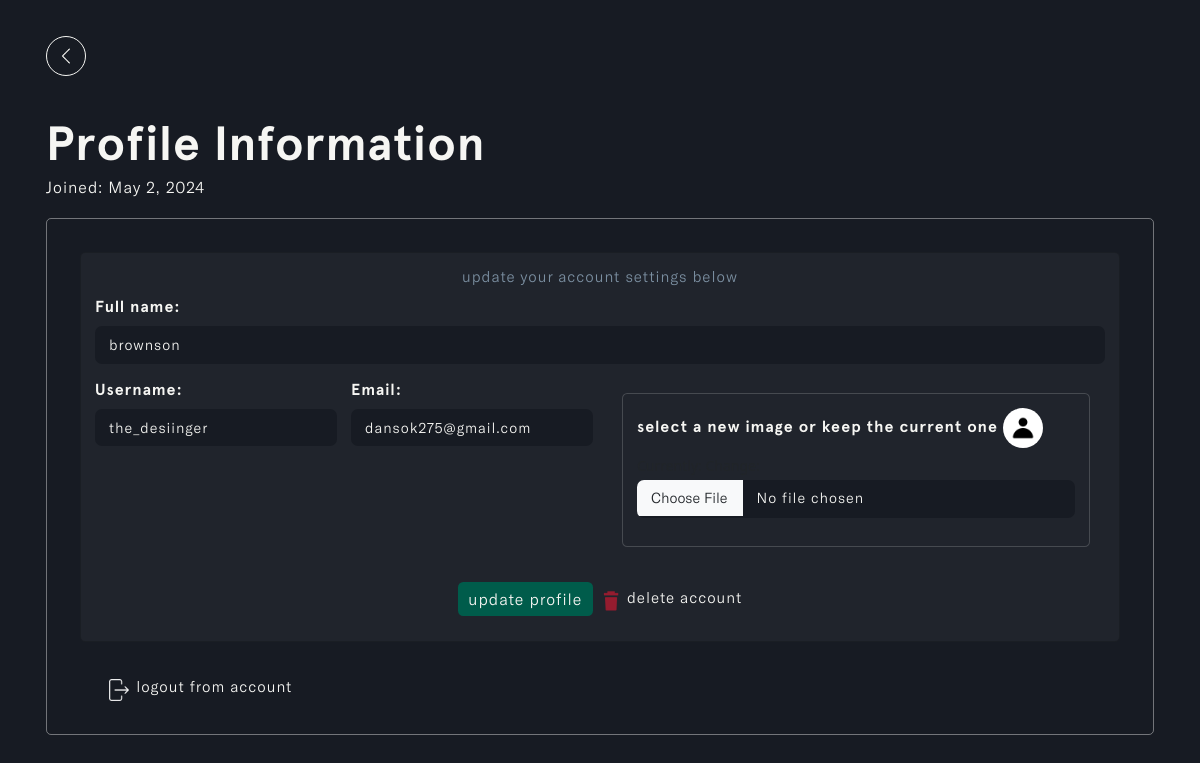
The app's page /profile (signed in) with its own data.
### a_user/models.py (models this page shows)
class Profile(models.Model):
    user = models.OneToOneField(User, on_delete=models.CASCADE, blank=True, null=True)
    name = models.CharField(max_length=255, unique=True)
    bio = models.TextField(null=True, blank=True)
    username = models.CharField(max_length=255, unique=True)
    email = models.EmailField(max_length=255, unique=True)
    user_avatar = models.ImageField(null=True, blank=True, upload_to='user_avatar/', default='default-avatar.png')
    updated_time_stamp = models.DateTimeField(auto_now=True)
    created_time_stamp = models.DateTimeField(auto_now_add=True)
    id = models.UUIDField(default=uuid.uuid4, primary_key=True, unique=True, editable=False)
    def __str__(self):
        return self.name
    @property
    def imageURL(self):
        try:
            url = self.user_avatar.url
        except:
            url = '/images/default-avatar.png'
        return url

### a_user/views.py (the view, shortened to what this page needs)
# urls.py: path('profile', views.profilePage, name='profile'),
@login_required(login_url='login')
def profilePage(request):
    profile = get_object_or_404(Profile, name=request.user.profile)
    form = UserProfileForm(instance=profile)
    context = {'form': form, 'profile': profile}
    return render(request, 'a_user/profile.html', context)

### a_user/forms.py
class UserProfileForm(ModelForm):
    class Meta:
        model = Profile
        fields = '__all__'
        exclude = ['user']
    def __init__(self, *args, **kwargs):
        super(UserProfileForm, self).__init__(*args, **kwargs)
        for name, fields in self.fields.items():
            fields.widget.attrs.update({'class': 'form-control form-control-lg'})

### a_user/templates/a_user/profile.html (shortened to what this page needs)
{% load static %}
{% load humanize %}
<!DOCTYPE html>
<html lang="en" class="js has-scroll-init has-scroll-smooth">
  <head>
    <link rel="stylesheet" href="{% static '/css/bootstrap.min.css' %}" />
    <link rel="stylesheet" href="{% static '/css/profile.css' %}" />
  </head>
  <body
    id="pageTop"
    class="page-content"
    data-spy="scroll"
    data-target="#mainNav"
  >
    <main>
      <div data-scroll class="page page--layout-2" id="main">
        <div id="hero">
          <div class="container-fluid">
            <div class="hero-intro">
              <a href="{% url 'chat' %}">
                <img
                  src="{% static '/images/left.png' %}"
                  class="img-fluid"
                  id="return_back"
                  alt="return_back-img"
                />
              </a>
              <h1>
                Profile Information
                <small>Joined: {{request.user.date_joined|date}}</small>
              </h1>
              <div id="user_profile">
                <form action="" method="POST" enctype="multipart/form-data">
                  <div class="card">
                    <div class="card-body">
                      <h5>update your account settings below</h5>
                      <div class="row g-3">
                        <div class="col-12">
                          <label for="inputAddress" class="form-label"
                            >Full name:
                          </label>
                          {{form.name}}
                        </div>
                        <div class="col-md-3">
                          <label for="inputUsername" class="form-label"
                            >Username:</label
                          >
                          {{form.username}}
                        </div>
                        <div class="col-md-3">
                          <label for="inputEmail4" class="form-label"
                            >Email:</label
                          >
                          {{form.email}}
                        </div>
                        <div class="col-md-6">
                          <div class="card" id="invoice--img-card">
                            <div class="card-body">
                              <div class="mb-3">
                                <label for="formFile" class="form-label">
                                  select a new image or keep the current one
                                  <img
                                    src="{{profile.imageURL}}"
                                    class="img-fluid rounded-circle"
                                    id="invoice--img-default"
                                    alt="invoice--img-default"
                                  />
                                </label>
                                {{form.user_avatar}}
                              </div>
                            </div>
                          </div>
                        </div>
                        <div
                          id="action_btns"
                          class="d-flex justify-content-center"
                        >
                          <input
                            type="submit"
                            class="btn"
                            id="update_profile"
                            value="update profile"
                          />
                          <a
                            href="#delete"
                            data-bs-toggle="modal"
                            data-bs-target="#deleteAccountModal"
                          >
                            <img
                              id="trash"
                              src="{% static '/images/trash.png' %}"
                              alt="trash"
                            />
                            <span>delete account</span>
                          </a>
                        </div>
                      </div>
                    </div>
                  </div>
                </form>
                <div id="logout">
                  <a href="{% url 'logout' %}">
                    <img
                      id="logout_img"
                      src="{% static '/images/logout.png' %}"
                      alt="logout_img"
                    />
                    logout from account
                  </a>
                </div>
              </div>
            </div>
          </div>
        </div>
      </div>
    </main>
  </body>
</html>

### static/css/profile.css (style rules this page uses)
*, *::after, *::before { box-sizing: border-box; margin: 0; padding: 0; }
html, body { box-sizing: border-box; font-size: 14px; margin: 0; padding: 0; width: 100%; overflow-x: hidden; background: var(--main-color); -webkit-font-smoothing: antialiased; -moz-osx-font-smoothing: grayscale; scroll-behavior: smooth; }
a { text-decoration: none; }
.page-content { --main-color: #171b23; --text-color: #f6f6f3; --header-font: "Apercu-Bold"; --text-font: "GTAmerica-Light"; }
a { text-decoration: none; color: var(--accent-color); }
#hero { margin-top: 22%; }
.hero-intro { margin: 3%; }
#return_back { width: 5%; padding: 10px; border-radius: 50%; border: 1px solid var(--text-color); display: inline-block; width: 40px; height: 40px; margin-bottom: 3%; }
.hero-intro h1 { margin-top: 2%; font-size: 5vh; color: var(--text-color); font-family: var(--header-font); letter-spacing: 1px; line-height: 1; }
.hero-intro small { font-size: 2vh; color: var(--text-color); font-family: var(--text-font); letter-spacing: 1px; display: block; margin-top: 2%; margin-bottom: 2%; }
#user_profile { border: 1px solid #f6f6f669; border-radius: 5px; margin-top: 2%; }
#user_profile .card { background: #20242c; margin: 3%; }
#user_profile h5 { color: #7b8fa1; font-family: var(--text-font); letter-spacing: 1px; font-size: 1.9vh; margin-bottom: 10%; text-align: center; }
#user_profile form label { color: var(--text-color); letter-spacing: 1px; font-family: var(--header-font); font-size: 2vh; }
#user_profile form input { color: var(--text-color); letter-spacing: 1px; font-family: var(--text-font); font-size: 1.8vh; border: transparent; background: var(--main-color); }
#user_profile form input::placeholder { color: #f6f6f6c2; font-size: 1.7vh; }
#action_btns { margin-top: 12%; margin-bottom: 1%; }
#action_btns #update_profile { color: var(--text-color); letter-spacing: 1px; font-family: var(--text-font); font-size: 2vh; background: #005c4b; transition: all 0.5s ease-in-out; }
#user_profile a { color: var(--text-color); font-family: var(--text-font); letter-spacing: 1px; font-size: 1.9vh; margin-top: 4px; }
#trash { width: 28px; margin-left: 7px; }
#logout { margin-left: 5%; margin-bottom: 3%; }
#logout_img { width: 22px; margin-left: 7px; }
#invoice--img-card { border: 1px solid #f6f6f62d; }
#invoice--img-default { width: 45px; height: 45px; object-fit: cover; }
#id_user_avatar { margin-top: -4%; }
@media (min-width: 1200px) { #hero { margin-top: 3%; } }
@media (min-width: 1200px) { .hero-intro { margin: 3%; } }
@media (min-width: 1200px) { #return_back { width: 5%; padding: 10px; border-radius: 50%; display: inline-block; width: 40px; height: 40px; margin-bottom: 3%; } }
@media (min-width: 1200px) { .hero-intro h1 { margin-top: 1%; font-size: 6vh; letter-spacing: 1px; } }
@media (min-width: 1200px) { .hero-intro small { font-size: 2vh; letter-spacing: 1px; margin-top: 1%; margin-bottom: 0%; } }
@media (min-width: 1200px) { #user_profile { margin-top: 2%; } }
@media (min-width: 1200px) { #user_profile .card { margin: 3%; } }
@media (min-width: 1200px) { #user_profile h5 { font-size: 1.9vh; margin-bottom: 1%; text-align: center; } }
@media (min-width: 1200px) { #user_profile form label { font-size: 2vh; } }
@media (min-width: 1200px) { #user_profile form input { font-size: 1.8vh; } }
@media (min-width: 1200px) { #user_profile form input::placeholder { font-size: 1.7vh; } }
@media (min-width: 1200px) { #action_btns { margin-top: 2%; margin-bottom: 1%; } }
@media (min-width: 1200px) { #action_btns #update_profile { font-size: 2vh; } }
@media (min-width: 1200px) { #user_profile a { font-size: 1.9vh; margin-top: 4px; } }
@media (min-width: 1200px) { #trash { width: 22px; margin-left: 7px; } }
@media (min-width: 1200px) { #logout { margin-left: 5%; margin-bottom: 3%; } }
@media (min-width: 1200px) { #logout_img { width: 22px; margin-left: 7px; } }
@media (min-width: 1200px) { #invoice--img-default { width: 40px; height: 40px; object-fit: cover; } }
@media (min-width: 1200px) { #id_user_avatar { margin-top: 1%; } }

### records on screen
Profile: name "brownson", username "the_desiinger", email "dansok275@gmail.com", imageURL (picture)

### other values on screen
{{ request.user.date_joined|date }} "May 2, 2024"
